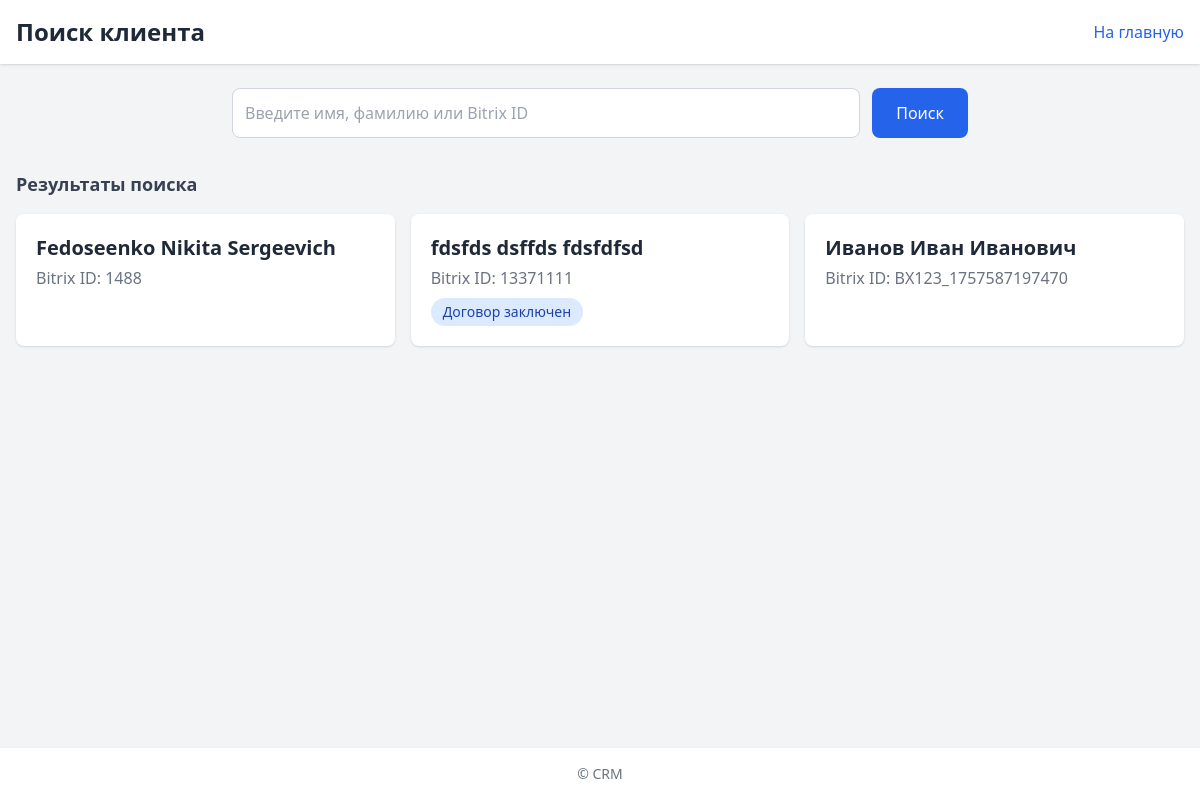
The app's page /client_search/ with its own data.
### clients/models.py (models this page shows, shortened)
class Client(models.Model):
    user = models.OneToOneField(User, on_delete=models.CASCADE, related_name='client')
    name = models.CharField(max_length=100)
    surname = models.CharField(max_length=100)
    middlename = models.CharField(max_length=100, blank=True, null=True)
    bitrix_id = models.CharField(max_length=255, null=True, blank=True)
    stage = models.ForeignKey("StageTemplate", on_delete=models.SET_NULL, null=True, blank=True)
    referral_code = models.UUIDField(default=uuid.uuid4, unique=True, editable=False)
    class Meta:
        constraints = [
            models.UniqueConstraint(
                fields=['bitrix_id'],
                condition=~Q(bitrix_id=None),
                name='unique_bitrix_id_not_null'
            )
        ]

class StageTemplate(models.Model):
    name = models.CharField(max_length=100, unique=True)
    order = models.PositiveIntegerField(default=0)
    class Meta:
        ordering = ['order']

### payments/views.py (the view)
# urls.py: path('client_search/', client_search_view, name='client_search'),
def client_search_view(request):
    q = (request.GET.get('q') or '').strip().lower()
    if q:
        results = [
            client for client in Client.objects.all()
            if (
                (client.name and q in client.name.lower()) or
                (client.surname and q in client.surname.lower()) or
                (client.middlename and q in client.middlename.lower()) or
                (client.bitrix_id and q in str(client.bitrix_id).lower())
            )
        ]
    else:
        results = Client.objects.all().order_by('surname', 'name')
    return render(request, 'client_search.html', {
        'query': q,
        'results': results
    })

### payments/templates/client_search.html (shortened to what this page needs)
{% load static %}
<!DOCTYPE html>
<html lang="ru">
<head>
    <script src="https://cdn.tailwindcss.com"></script>
</head>
<body class="bg-gray-100 min-h-screen flex flex-col">
    <header class="bg-white shadow p-4">
        <div class="max-w-7xl mx-auto flex items-center justify-between">
            <h1 class="text-2xl font-bold text-gray-800">Поиск клиента</h1>
            <a href="/" class="text-blue-600 hover:underline">На главную</a>
        </div>
    </header>
    <section class="max-w-3xl mx-auto mt-6 w-full px-4">
        <form method="get" action="{% url 'client_search' %}" class="flex flex-col sm:flex-row gap-3">
            <input
                type="text"
                name="q"
                value="{{ query }}"
                placeholder="Введите имя, фамилию или Bitrix ID"
                class="flex-1 p-3 rounded-lg border border-gray-300 focus:outline-none focus:ring-2 focus:ring-blue-500"
            >
            <button
                type="submit"
                class="bg-blue-600 text-white px-6 py-3 rounded-lg hover:bg-blue-700 transition duration-200"
            >
                Поиск
            </button>
        </form>
    </section>
    <section class="max-w-7xl mx-auto mt-8 w-full px-4 flex-1">
        {% if results %}
            <h2 class="text-lg font-semibold text-gray-700 mb-4">Результаты поиска</h2>
            <div class="grid gap-4 sm:grid-cols-2 lg:grid-cols-3">
                {% for client in results %}
                    <a href="{% url 'client_admin_view' client.id %}"
                       class="bg-white p-5 rounded-lg shadow hover:shadow-lg transition duration-200 block">
                        <h3 class="text-xl font-bold text-gray-800">
                            {{ client.surname }} {{ client.name }}{% if client.middlename %} {{ client.middlename }}{% endif %}
                        </h3>
                        <p class="text-gray-500 mt-1">Bitrix ID: {{ client.bitrix_id }}</p>
                        {% if client.stage %}
                            <p class="mt-2 text-sm bg-blue-100 text-blue-800 px-3 py-1 rounded-full w-fit">
                                {{ client.stage.name }}
                            </p>
                        {% endif %}
                    </a>
                {% endfor %}
            </div>
        {% elif query %}
            <p class="text-gray-500 mt-4">Ничего не найдено</p>
        {% endif %}
    </section>
    <footer class="bg-white shadow mt-10 p-4 text-center text-gray-500 text-sm">
        © {{ now|date:"Y" }} CRM
    </footer>
</body>
</html>

### records on screen
Client: surname "Fedoseenko", name "Nikita", middlename "Sergeevich", bitrix_id "1488"
Client: surname "fdsfds", name "dsffds", middlename "fdsfdfsd", bitrix_id "13371111", stage.name "Договор заключен"
Client: surname "Иванов", name "Иван", middlename "Иванович", bitrix_id "BX123_1757587197470"
